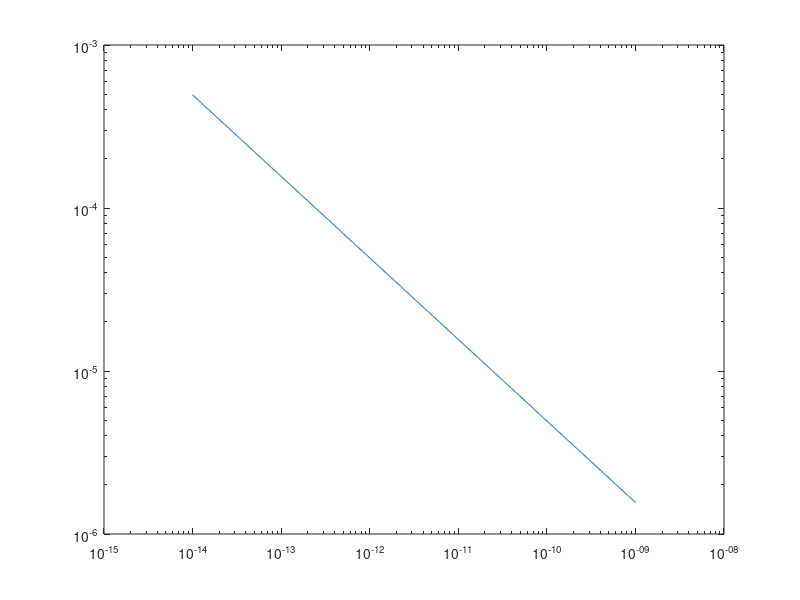
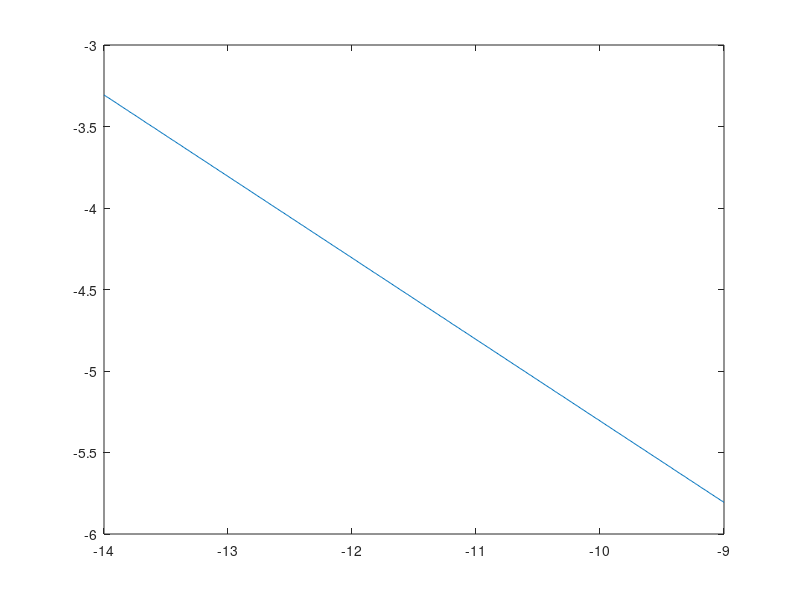
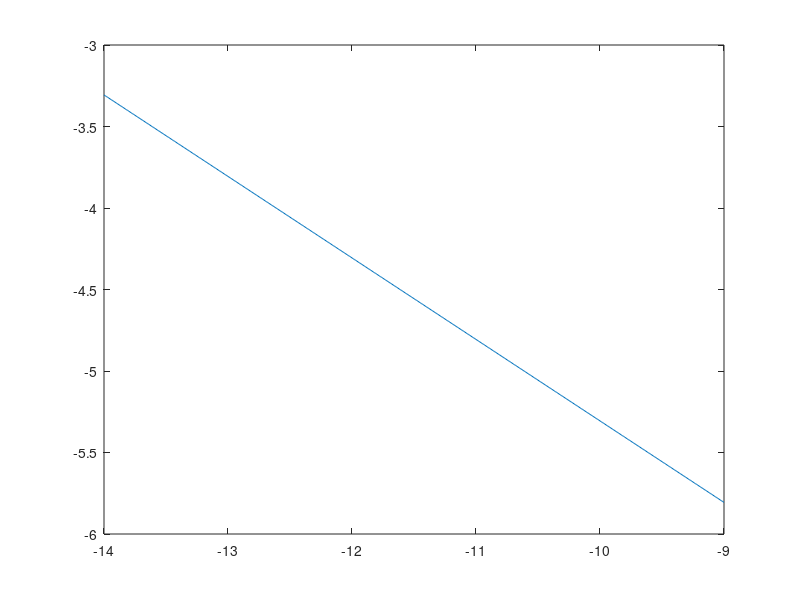

Recreate these plots in MATLAB, in order.
proc_constant = 0.05*sqrt(1e-15);
samples = 1e6;
b1 = 1;
b2 = 1;
buff = 2^7;
%Cu = 1e-10;
buffx = [-14:0.01:-9];
Cu = 10.^(buffx);
%Cu = 10^-14;
buffy = zeros(1,length(Cu));
%i = 1;
tic
parfor i = 1:length(Cu)
    
    sigma_Cu = proc_constant/sqrt(Cu(i));


    sigma = Cu(i)*buff*sigma_Cu/sqrt(buff);
    mean1 = Cu(i)*buff;
    mean2 = Cu(i)*buff;
    a = normrnd(mean1, sigma, [1 samples]);
    b = normrnd(mean2, sigma, [1 samples]);
%     varhat = var(a);
%     stdevhat = sqrt(varhat)
    % meanhat = mean(a)
    c = a./(b+a);
    [muhat, shat] = normfit(c,1e-6)
    buffy(i) = shat; 
    %meanhat = mean(c);

    %stdnormalized = sqrt(var((Cu-a)/Cu));
end
figure;
loglog(Cu, buffy)
figure;
plot(log10(Cu), log10(buffy))
figure;
a = log10(Cu);
b = log10(buffy);
p = polyfit(a, b, 1)
y = polyval(p, buffx);
plot(buffx, y);
toc
    %c = trim(c);
%     vari = c;
%     [muhat, shat] = normfit(vari,1e-6)
%     edges = linspace(0, 1, 100);
%     histogram(vari, edges)
%     title('actual')
%     figure
%     
%     d = normrnd(muhat, shat, [1 samples]);
%     histogram(d, edges)
%     title('reconstruction')
    
    
function y = trim(a)
    for i = 1:size(a)
        if a(i) <= -1.5
            a{i} = -1.5
        elseif a(i) >= 2.5
            a(i) = 2.5
        end
    end
    y = a;
end